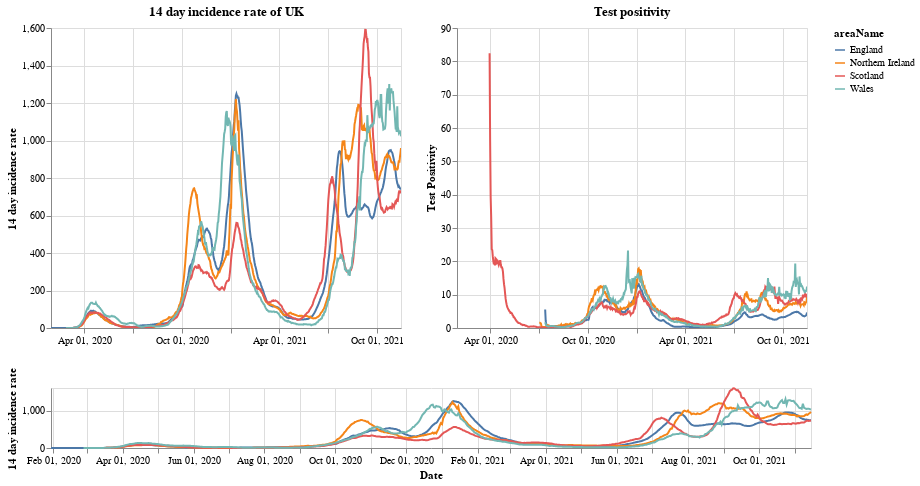

The code cell stored with this chart in its notebook:
### Markdown cell above
# Plots

First a plot with each country in the UK. The top right shows the positivity rate for (which is the percentage of registered tests which were positive) while the top left is the 14 day incidence rate. The bottom chart can be used to select the timeframe (does not work on a mobile device).

### Code cell
#collapse
brush = alt.selection(type='interval', name='DateBrush',encodings=['x'],fields=['Time'])
leg_selection = alt.selection_multi(fields=['areaName'], bind='legend')

base = alt.Chart(uk_cases).mark_line().encode(
    x=alt.X("yearmonthdate(date):T", axis=alt.Axis(title='Date')),
    y=alt.Y("twoWeeklyCasesRate:Q", axis=alt.Axis(title='14 day incidence rate')),
    tooltip=['areaName', 'date','twoWeeklyCasesRate', 'testPositivity'],
    color='areaName',
    opacity=alt.condition(leg_selection, alt.value(2), alt.value(0.1))
).add_selection(leg_selection).properties(width=350)

upper = base.encode(alt.X('yearmonthdate(date):T', axis=alt.Axis(title=''),
                         scale=alt.Scale(domain=brush))
                   ).properties(title=f'14 day incidence rate of UK')
upper_right = upper.encode(alt.Y('testPositivity:Q', axis=alt.Axis(title='Test Positivity'))).properties(title='Test positivity')
lower = base.properties(height=60, width = 760).add_selection(brush)

(upper | upper_right) & lower

### Figure 1 — Vega-Lite specification as saved in the notebook (floating-point values rounded to 4 significant figures; data arrays with more than 128 entries replaced by an {"elided": "..."} marker saying what was removed)
{"config": {"view": {"continuousWidth": 400, "continuousHeight": 300}}, "vconcat": [{"hconcat": [{"mark": "line", "encoding": {"color": {"type": "nominal", "field": "areaName"}, "opacity": {"condition": {"value": 2, "selection": "selector001"}, "value": 0.1}, "tooltip": [{"type": "nominal", "field": "areaName"}, {"type": "temporal", "field": "date"}, {"type": "quantitative", "field": "twoWeeklyCasesRate"}, {"type": "quantitative", "field": "testPositivity"}], "x": {"type": "temporal", "axis": {"title": ""}, "field": "date", "scale": {"domain": {"selection": "DateBrush"}}, "timeUnit": "yearmonthdate"}, "y": {"type": "quantitative", "axis": {"title": "14 day incidence rate"}, "field": "twoWeeklyCasesRate"}}, "selection": {"selector001": {"type": "multi", "fields": ["areaName"], "bind": "legend"}}, "title": "14 day incidence rate of UK", "width": 350}, {"mark": "line", "encoding": {"color": {"type": "nominal", "field": "areaName"}, "opacity": {"condition": {"value": 2, "selection": "selector001"}, "value": 0.1}, "tooltip": [{"type": "nominal", "field": "areaName"}, {"type": "temporal", "field": "date"}, {"type": "quantitative", "field": "twoWeeklyCasesRate"}, {"type": "quantitative", "field": "testPositivity"}], "x": {"type": "temporal", "axis": {"title": ""}, "field": "date", "scale": {"domain": {"selection": "DateBrush"}}, "timeUnit": "yearmonthdate"}, "y": {"type": "quantitative", "axis": {"title": "Test Positivity"}, "field": "testPositivity"}}, "selection": {"selector001": {"type": "multi", "fields": ["areaName"], "bind": "legend"}}, "title": "Test positivity", "width": 350}]}, {"mark": "line", "encoding": {"color": {"type": "nominal", "field": "areaName"}, "opacity": {"condition": {"value": 2, "selection": "selector001"}, "value": 0.1}, "tooltip": [{"type": "nominal", "field": "areaName"}, {"type": "temporal", "field": "date"}, {"type": "quantitative", "field": "twoWeeklyCasesRate"}, {"type": "quantitative", "field": "testPositivity"}], "x": {"type": "temporal", "axis": {"title": "Date"}, "field": "date", "timeUnit": "yearmonthdate"}, "y": {"type": "quantitative", "axis": {"title": "14 day incidence rate"}, "field": "twoWeeklyCasesRate"}}, "height": 60, "selection": {"selector001": {"type": "multi", "fields": ["areaName"], "bind": "legend"}, "DateBrush": {"type": "interval", "encodings": ["x"], "fields": ["Time"]}}, "width": 760}], "data": {"name": "data-f0e509cb73b28f6672eb97609ea67ce5"}, "$schema": "https://vega.github.io/schema/vega-lite/v4.8.1.json", "datasets": {"data-f0e509cb73b28f6672eb97609ea67ce5": {"elided": "2532 records"}}}
